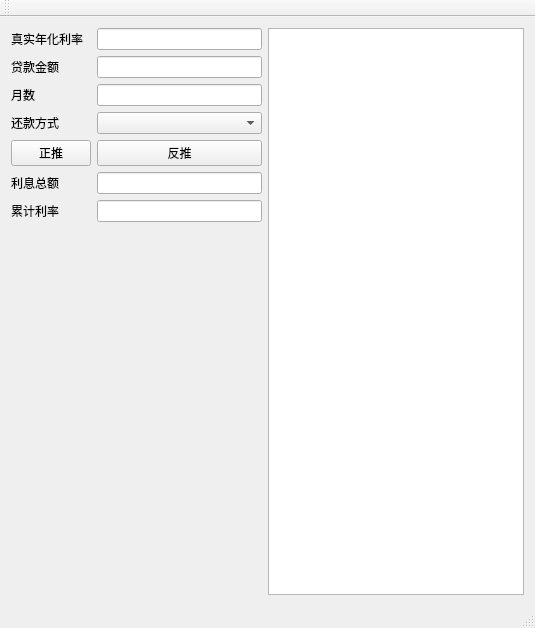
<?xml version="1.0" encoding="UTF-8"?>
<ui version="4.0">
 <class>MainWindow</class>
 <widget class="QMainWindow" name="MainWindow">
  <property name="geometry">
   <rect>
    <x>0</x>
    <y>0</y>
    <width>535</width>
    <height>628</height>
   </rect>
  </property>
  <property name="windowTitle">
   <string>还款利息计算器</string>
  </property>
  <widget class="QWidget" name="centralWidget">
   <layout class="QHBoxLayout" name="horizontalLayout_3">
    <item>
     <layout class="QHBoxLayout" name="horizontalLayout">
      <item>
       <layout class="QGridLayout" name="gridLayout_3">
        <item row="5" column="1">
         <widget class="QLineEdit" name="edit_lixi_all"/>
        </item>
        <item row="7" column="1">
         <spacer name="verticalSpacer">
          <property name="orientation">
           <enum>Qt::Vertical</enum>
          </property>
          <property name="sizeHint" stdset="0">
           <size>
            <width>20</width>
            <height>40</height>
           </size>
          </property>
         </spacer>
        </item>
        <item row="4" column="1">
         <widget class="QPushButton" name="pushButton_2">
          <property name="enabled">
           <bool>true</bool>
          </property>
          <property name="text">
           <string>反推</string>
          </property>
         </widget>
        </item>
        <item row="2" column="0">
         <widget class="QLabel" name="label_2">
          <property name="text">
           <string>月数</string>
          </property>
         </widget>
        </item>
        <item row="3" column="1">
         <widget class="QComboBox" name="comboBox">
          <property name="enabled">
           <bool>true</bool>
          </property>
         </widget>
        </item>
        <item row="3" column="0">
         <widget class="QLabel" name="label_5">
          <property name="text">
           <string>还款方式</string>
          </property>
         </widget>
        </item>
        <item row="5" column="0">
         <widget class="QLabel" name="label_3">
          <property name="text">
           <string>利息总额</string>
          </property>
         </widget>
        </item>
        <item row="1" column="1">
         <widget class="QLineEdit" name="lineEdit_2"/>
        </item>
        <item row="0" column="1">
         <widget class="QLineEdit" name="lineEdit"/>
        </item>
        <item row="2" column="1">
         <widget class="QLineEdit" name="edit_month"/>
        </item>
        <item row="0" column="0">
         <widget class="QLabel" name="label">
          <property name="text">
           <string>真实年化利率</string>
          </property>
         </widget>
        </item>
        <item row="1" column="0">
         <widget class="QLabel" name="label_4">
          <property name="text">
           <string>贷款金额</string>
          </property>
         </widget>
        </item>
        <item row="4" column="0">
         <widget class="QPushButton" name="pushButton">
          <property name="text">
           <string>正推</string>
          </property>
         </widget>
        </item>
        <item row="6" column="0">
         <widget class="QLabel" name="label_6">
          <property name="text">
           <string>累计利率</string>
          </property>
         </widget>
        </item>
        <item row="6" column="1">
         <widget class="QLineEdit" name="lineEdit_3"/>
        </item>
       </layout>
      </item>
     </layout>
    </item>
    <item>
     <layout class="QVBoxLayout" name="verticalLayout_2">
      <item>
       <widget class="QTableWidget" name="tableWidget"/>
      </item>
     </layout>
    </item>
   </layout>
  </widget>
  <widget class="QMenuBar" name="menuBar">
   <property name="geometry">
    <rect>
     <x>0</x>
     <y>0</y>
     <width>535</width>
     <height>23</height>
    </rect>
   </property>
  </widget>
  <widget class="QToolBar" name="mainToolBar">
   <attribute name="toolBarArea">
    <enum>TopToolBarArea</enum>
   </attribute>
   <attribute name="toolBarBreak">
    <bool>false</bool>
   </attribute>
  </widget>
  <widget class="QStatusBar" name="statusBar"/>
 </widget>
 <layoutdefault spacing="6" margin="11"/>
 <resources/>
 <connections/>
</ui>
